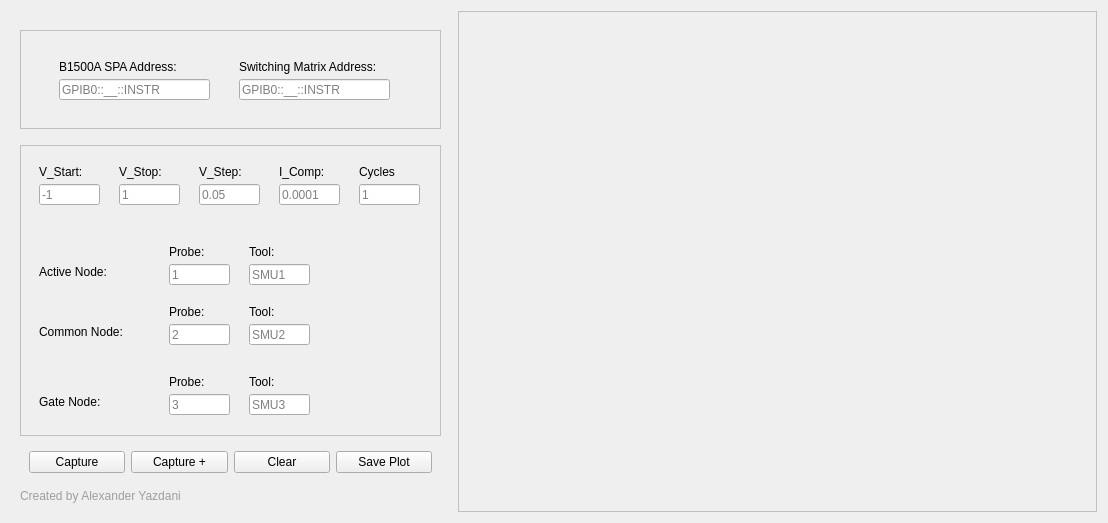
<?xml version="1.0" encoding="UTF-8"?>
<ui version="4.0">
 <class>Form</class>
 <widget class="QWidget" name="Form">
  <property name="geometry">
   <rect>
    <x>0</x>
    <y>0</y>
    <width>1104</width>
    <height>519</height>
   </rect>
  </property>
  <property name="windowTitle">
   <string>Form</string>
  </property>
  <layout class="QHBoxLayout" name="horizontalLayout_3">
   <item>
    <widget class="QWidget" name="widget_3" native="true">
     <property name="minimumSize">
      <size>
       <width>441</width>
       <height>501</height>
      </size>
     </property>
     <property name="maximumSize">
      <size>
       <width>441</width>
       <height>16777215</height>
      </size>
     </property>
     <layout class="QVBoxLayout" name="verticalLayout">
      <item>
       <spacer name="verticalSpacer_4">
        <property name="orientation">
         <enum>Qt::Vertical</enum>
        </property>
        <property name="sizeHint" stdset="0">
         <size>
          <width>20</width>
          <height>40</height>
         </size>
        </property>
       </spacer>
      </item>
      <item>
       <widget class="QWidget" name="widget_6" native="true">
        <property name="minimumSize">
         <size>
          <width>421</width>
          <height>99</height>
         </size>
        </property>
        <property name="maximumSize">
         <size>
          <width>421</width>
          <height>16777215</height>
         </size>
        </property>
        <property name="styleSheet">
         <string notr="true">#widget_6{
	border: 1px  solid #C0C0C0;
}</string>
        </property>
        <layout class="QHBoxLayout" name="horizontalLayout_4">
         <item>
          <widget class="QWidget" name="widget" native="true">
           <property name="minimumSize">
            <size>
             <width>401</width>
             <height>81</height>
            </size>
           </property>
           <widget class="QLabel" name="label_2">
            <property name="geometry">
             <rect>
              <x>210</x>
              <y>20</y>
              <width>161</width>
              <height>16</height>
             </rect>
            </property>
            <property name="text">
             <string>Switching Matrix Address:</string>
            </property>
           </widget>
           <widget class="QLineEdit" name="Switching_Matrix_Address">
            <property name="geometry">
             <rect>
              <x>210</x>
              <y>40</y>
              <width>151</width>
              <height>21</height>
             </rect>
            </property>
            <property name="placeholderText">
             <string>GPIB0::__::INSTR</string>
            </property>
           </widget>
           <widget class="QLabel" name="label">
            <property name="geometry">
             <rect>
              <x>30</x>
              <y>20</y>
              <width>141</width>
              <height>16</height>
             </rect>
            </property>
            <property name="text">
             <string>B1500A SPA Address:</string>
            </property>
           </widget>
           <widget class="QLineEdit" name="B1500A_address">
            <property name="geometry">
             <rect>
              <x>30</x>
              <y>40</y>
              <width>151</width>
              <height>21</height>
             </rect>
            </property>
            <property name="text">
             <string/>
            </property>
            <property name="placeholderText">
             <string>GPIB0::__::INSTR</string>
            </property>
           </widget>
          </widget>
         </item>
        </layout>
       </widget>
      </item>
      <item>
       <spacer name="verticalSpacer">
        <property name="orientation">
         <enum>Qt::Vertical</enum>
        </property>
        <property name="sizeHint" stdset="0">
         <size>
          <width>20</width>
          <height>40</height>
         </size>
        </property>
       </spacer>
      </item>
      <item>
       <widget class="QWidget" name="widget_5" native="true">
        <property name="minimumSize">
         <size>
          <width>421</width>
          <height>291</height>
         </size>
        </property>
        <property name="maximumSize">
         <size>
          <width>421</width>
          <height>16777215</height>
         </size>
        </property>
        <property name="styleSheet">
         <string notr="true">#widget_5
{
	border: 1px  solid #C0C0C0;
}</string>
        </property>
        <layout class="QHBoxLayout" name="horizontalLayout_2">
         <item>
          <widget class="QWidget" name="widget_2" native="true">
           <property name="minimumSize">
            <size>
             <width>401</width>
             <height>281</height>
            </size>
           </property>
           <widget class="QLabel" name="label_3">
            <property name="geometry">
             <rect>
              <x>10</x>
              <y>10</y>
              <width>60</width>
              <height>16</height>
             </rect>
            </property>
            <property name="text">
             <string>V_Start:</string>
            </property>
           </widget>
           <widget class="QLineEdit" name="v_start_entry">
            <property name="geometry">
             <rect>
              <x>10</x>
              <y>30</y>
              <width>61</width>
              <height>21</height>
             </rect>
            </property>
            <property name="placeholderText">
             <string>-1</string>
            </property>
           </widget>
           <widget class="QLineEdit" name="v_stop_entry">
            <property name="geometry">
             <rect>
              <x>90</x>
              <y>30</y>
              <width>61</width>
              <height>21</height>
             </rect>
            </property>
            <property name="placeholderText">
             <string>1</string>
            </property>
           </widget>
           <widget class="QLineEdit" name="I_comp_entry">
            <property name="geometry">
             <rect>
              <x>250</x>
              <y>30</y>
              <width>61</width>
              <height>21</height>
             </rect>
            </property>
            <property name="placeholderText">
             <string>0.0001</string>
            </property>
           </widget>
           <widget class="QLineEdit" name="v_step_entry">
            <property name="geometry">
             <rect>
              <x>170</x>
              <y>30</y>
              <width>61</width>
              <height>21</height>
             </rect>
            </property>
            <property name="placeholderText">
             <string>0.05</string>
            </property>
           </widget>
           <widget class="QLineEdit" name="cycles_entry">
            <property name="geometry">
             <rect>
              <x>330</x>
              <y>30</y>
              <width>61</width>
              <height>21</height>
             </rect>
            </property>
            <property name="placeholderText">
             <string>1</string>
            </property>
           </widget>
           <widget class="QLabel" name="label_4">
            <property name="geometry">
             <rect>
              <x>90</x>
              <y>10</y>
              <width>60</width>
              <height>16</height>
             </rect>
            </property>
            <property name="text">
             <string>V_Stop:</string>
            </property>
           </widget>
           <widget class="QLabel" name="label_5">
            <property name="geometry">
             <rect>
              <x>170</x>
              <y>10</y>
              <width>60</width>
              <height>16</height>
             </rect>
            </property>
            <property name="text">
             <string>V_Step:</string>
            </property>
           </widget>
           <widget class="QLabel" name="label_6">
            <property name="geometry">
             <rect>
              <x>250</x>
              <y>10</y>
              <width>60</width>
              <height>16</height>
             </rect>
            </property>
            <property name="text">
             <string>I_Comp:</string>
            </property>
           </widget>
           <widget class="QLabel" name="label_7">
            <property name="geometry">
             <rect>
              <x>330</x>
              <y>10</y>
              <width>60</width>
              <height>16</height>
             </rect>
            </property>
            <property name="text">
             <string>Cycles</string>
            </property>
           </widget>
           <widget class="QLineEdit" name="probe_active_entry">
            <property name="geometry">
             <rect>
              <x>140</x>
              <y>110</y>
              <width>61</width>
              <height>21</height>
             </rect>
            </property>
            <property name="placeholderText">
             <string>1</string>
            </property>
           </widget>
           <widget class="QLineEdit" name="tool_active_entry">
            <property name="geometry">
             <rect>
              <x>220</x>
              <y>110</y>
              <width>61</width>
              <height>21</height>
             </rect>
            </property>
            <property name="placeholderText">
             <string>SMU1</string>
            </property>
           </widget>
           <widget class="QLabel" name="label_10">
            <property name="geometry">
             <rect>
              <x>140</x>
              <y>90</y>
              <width>60</width>
              <height>16</height>
             </rect>
            </property>
            <property name="text">
             <string>Probe:</string>
            </property>
           </widget>
           <widget class="QLabel" name="label_12">
            <property name="geometry">
             <rect>
              <x>220</x>
              <y>90</y>
              <width>60</width>
              <height>16</height>
             </rect>
            </property>
            <property name="text">
             <string>Tool:</string>
            </property>
           </widget>
           <widget class="QLineEdit" name="tool_common_entry">
            <property name="geometry">
             <rect>
              <x>220</x>
              <y>170</y>
              <width>61</width>
              <height>21</height>
             </rect>
            </property>
            <property name="placeholderText">
             <string>SMU2</string>
            </property>
           </widget>
           <widget class="QLabel" name="label_13">
            <property name="geometry">
             <rect>
              <x>140</x>
              <y>150</y>
              <width>60</width>
              <height>16</height>
             </rect>
            </property>
            <property name="text">
             <string>Probe:</string>
            </property>
           </widget>
           <widget class="QLineEdit" name="probe_common_entry">
            <property name="geometry">
             <rect>
              <x>140</x>
              <y>170</y>
              <width>61</width>
              <height>21</height>
             </rect>
            </property>
            <property name="placeholderText">
             <string>2</string>
            </property>
           </widget>
           <widget class="QLabel" name="label_16">
            <property name="geometry">
             <rect>
              <x>220</x>
              <y>150</y>
              <width>60</width>
              <height>16</height>
             </rect>
            </property>
            <property name="text">
             <string>Tool:</string>
            </property>
           </widget>
           <widget class="QLabel" name="label_8">
            <property name="geometry">
             <rect>
              <x>10</x>
              <y>110</y>
              <width>81</width>
              <height>16</height>
             </rect>
            </property>
            <property name="text">
             <string>Active Node:</string>
            </property>
           </widget>
           <widget class="QLabel" name="label_9">
            <property name="geometry">
             <rect>
              <x>10</x>
              <y>170</y>
              <width>101</width>
              <height>16</height>
             </rect>
            </property>
            <property name="text">
             <string>Common Node:</string>
            </property>
           </widget>
           <widget class="QLabel" name="label_14">
            <property name="geometry">
             <rect>
              <x>140</x>
              <y>220</y>
              <width>60</width>
              <height>16</height>
             </rect>
            </property>
            <property name="text">
             <string>Probe:</string>
            </property>
           </widget>
           <widget class="QLineEdit" name="tool_gate_entry">
            <property name="geometry">
             <rect>
              <x>220</x>
              <y>240</y>
              <width>61</width>
              <height>21</height>
             </rect>
            </property>
            <property name="text">
             <string/>
            </property>
            <property name="placeholderText">
             <string>SMU3</string>
            </property>
           </widget>
           <widget class="QLineEdit" name="probe_gate_entry">
            <property name="geometry">
             <rect>
              <x>140</x>
              <y>240</y>
              <width>61</width>
              <height>21</height>
             </rect>
            </property>
            <property name="text">
             <string/>
            </property>
            <property name="placeholderText">
             <string>3</string>
            </property>
           </widget>
           <widget class="QLabel" name="label_17">
            <property name="geometry">
             <rect>
              <x>220</x>
              <y>220</y>
              <width>60</width>
              <height>16</height>
             </rect>
            </property>
            <property name="text">
             <string>Tool:</string>
            </property>
           </widget>
           <widget class="QLabel" name="label_11">
            <property name="geometry">
             <rect>
              <x>10</x>
              <y>240</y>
              <width>101</width>
              <height>16</height>
             </rect>
            </property>
            <property name="text">
             <string>Gate Node:</string>
            </property>
           </widget>
          </widget>
         </item>
        </layout>
       </widget>
      </item>
      <item>
       <spacer name="verticalSpacer_2">
        <property name="orientation">
         <enum>Qt::Vertical</enum>
        </property>
        <property name="sizeHint" stdset="0">
         <size>
          <width>20</width>
          <height>18</height>
         </size>
        </property>
       </spacer>
      </item>
      <item>
       <widget class="QWidget" name="widget_4" native="true">
        <property name="minimumSize">
         <size>
          <width>401</width>
          <height>41</height>
         </size>
        </property>
        <property name="maximumSize">
         <size>
          <width>421</width>
          <height>16777215</height>
         </size>
        </property>
        <layout class="QHBoxLayout" name="horizontalLayout">
         <item>
          <widget class="QPushButton" name="pushButton">
           <property name="text">
            <string>Capture</string>
           </property>
          </widget>
         </item>
         <item>
          <widget class="QPushButton" name="pushButton_2">
           <property name="text">
            <string>Capture +</string>
           </property>
          </widget>
         </item>
         <item>
          <widget class="QPushButton" name="pushButton_3">
           <property name="text">
            <string>Clear</string>
           </property>
          </widget>
         </item>
         <item>
          <widget class="QPushButton" name="pushButton_4">
           <property name="text">
            <string>Save Plot</string>
           </property>
          </widget>
         </item>
        </layout>
       </widget>
      </item>
      <item>
       <spacer name="verticalSpacer_3">
        <property name="orientation">
         <enum>Qt::Vertical</enum>
        </property>
        <property name="sizeHint" stdset="0">
         <size>
          <width>20</width>
          <height>0</height>
         </size>
        </property>
       </spacer>
      </item>
      <item>
       <widget class="QLabel" name="name_label">
        <property name="styleSheet">
         <string notr="true">font: 75 8pt &quot;Myanmar Text&quot;;
color: rgb(158, 158, 158);
</string>
        </property>
        <property name="text">
         <string>Created by Alexander Yazdani</string>
        </property>
       </widget>
      </item>
     </layout>
    </widget>
   </item>
   <item>
    <widget class="QWidget" name="Plot_Widget" native="true">
     <property name="minimumSize">
      <size>
       <width>639</width>
       <height>501</height>
      </size>
     </property>
     <property name="styleSheet">
      <string notr="true">#Plot_Widget{
	border: 1px  solid #C0C0C0;
}</string>
     </property>
     <layout class="QGridLayout" name="gridLayout"/>
    </widget>
   </item>
  </layout>
 </widget>
 <resources/>
 <connections/>
</ui>
